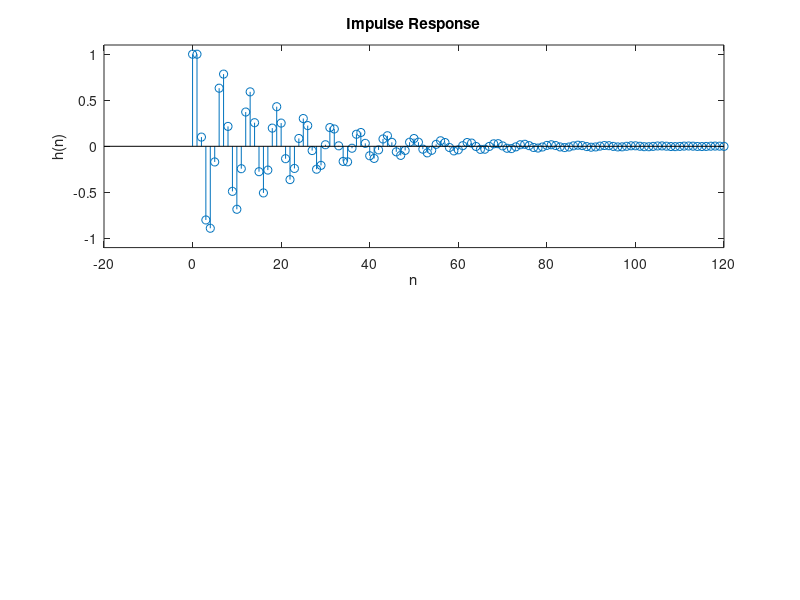

Reproduce this figure in MATLAB. (Note: this script raises an error after producing the figure.)
clear , close all;

a=[1,-1,0.9];b=1; n=[-20:120];
[h, n]=impz(b,a);
subplot(2,1,1);stem(n,h)
axis([-20,120,-1.1,1.1])
title('Impulse Response');xlabel('n');ylabel('h(n)')

n=[-20:120];
x=stepseq(0,-20,120);
s=filter(b,a,x);
subplot(2,1,2);stem(n,s)
axis([-20,120,-.5,2.5])
title('Step Response');xlabel('n');ylabel('s(n)')
